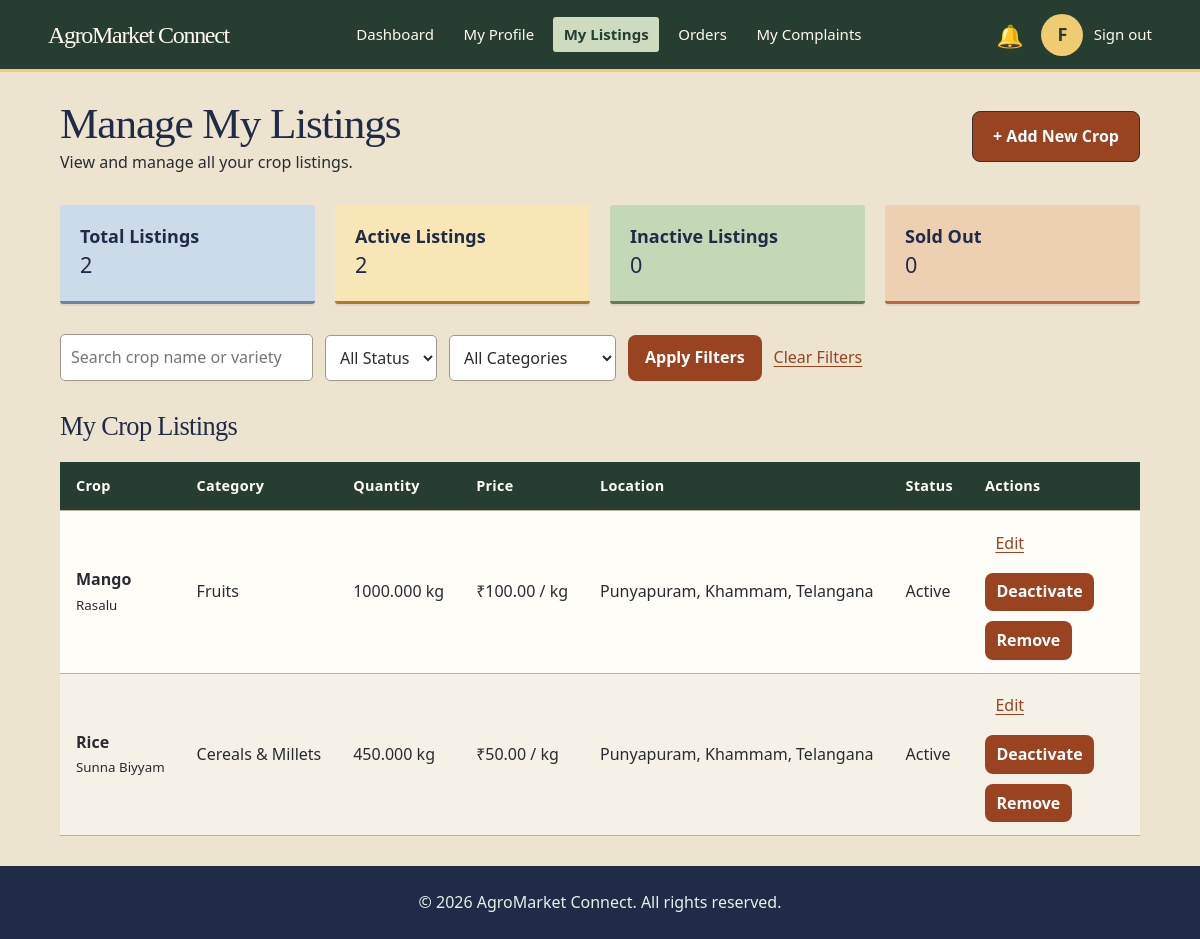
The app's page /farmer/manage_listings.php (signed in) with its own data.
### tables this page shows
CREATE TABLE `users` (
    `user_id` bigint(20) UNSIGNED NOT NULL,
    `role` enum('admin', 'farmer', 'buyer') NOT NULL,
    `full_name` varchar(100) NOT NULL,
    `email` varchar(150) DEFAULT NULL,
    `mobile` varchar(15) DEFAULT NULL,
    `password_hash` varchar(255) NOT NULL,
    `account_status` enum(
        'pending',
        'active',
        'suspended',
        'closed'
    ) NOT NULL DEFAULT 'pending',
    `email_verified_at` datetime DEFAULT NULL,
    `mobile_verified_at` datetime DEFAULT NULL,
    `last_login_at` datetime DEFAULT NULL,
    `created_at` datetime NOT NULL DEFAULT current_timestamp(),
    `updated_at` datetime NOT NULL DEFAULT current_timestamp(),
    `token` varchar(64) DEFAULT NULL,
    `username` varchar(50) NOT NULL,
    `last_login` datetime DEFAULT NULL
);

CREATE TABLE `crop_listings` (
    `listing_id` bigint(20) UNSIGNED NOT NULL,
    `farmer_id` bigint(20) UNSIGNED NOT NULL,
    `category_id` int(10) UNSIGNED NOT NULL,
    `crop_name` varchar(120) NOT NULL,
    `variety` varchar(120) DEFAULT NULL,
    `description` text DEFAULT NULL,
    `quantity_available` decimal(12, 3) NOT NULL,
    `quantity_unit` varchar(20) NOT NULL,
    `price_per_unit` decimal(12, 2) NOT NULL,
    `minimum_order_quantity` decimal(12, 3) DEFAULT NULL,
    `quality_grade` varchar(50) DEFAULT NULL,
    `harvest_date` date DEFAULT NULL,
    `available_from` date DEFAULT NULL,
    `available_until` date DEFAULT NULL,
    `listing_status` enum(
        'available',
        'paused',
        'sold_out',
        'removed'
    ) NOT NULL DEFAULT 'available',
    `created_at` datetime DEFAULT current_timestamp(),
    `updated_at` datetime DEFAULT current_timestamp() ON UPDATE current_timestamp()
);

CREATE TABLE `crop_categories` (
    `category_id` int(10) UNSIGNED NOT NULL,
    `category_name` varchar(100) NOT NULL,
    `description` text DEFAULT NULL,
    `is_active` tinyint(1) NOT NULL DEFAULT 1,
    `created_at` datetime DEFAULT current_timestamp()
);

### farmer/includes/header.php (called while the page is built, shortened)
<?php
$headerRole = "farmer";
$headerUser = $headerFarmer ?? [];
require __DIR__ . "/../../includes/portal-header.php";

### includes/html.php (called while the page is built)
<?php
function e($value)
{
    return htmlspecialchars((string) ($value ?? ""), ENT_QUOTES, "UTF-8");
}

### includes/notifications.php (called while the page is built, shortened)
<?php
function unreadNotificationCount(mysqli $link, int $userId): int
{
    $stmt = $link->prepare("SELECT COUNT(*) FROM notifications WHERE user_id = ? AND is_read = 0");
    $stmt->bind_param("i", $userId);
    $stmt->execute();
    $stmt->bind_result($count);
    return (int) $count;
}

### farmer/manage_listings.php (the view, shortened to what this page needs)
<?php
    require_once __DIR__ . "/../config/db.php";
    $farmerId = (int) $_SESSION['user_id'];
    require_once __DIR__ . "/../includes/html.php";
    $farmerSql = "SELECT full_name, email, mobile
              FROM users
              WHERE user_id = ? AND role = 'farmer'
              LIMIT 1";
    $stmt = mysqli_prepare($link, $farmerSql);
    mysqli_stmt_bind_param($stmt, "i", $farmerId);
    mysqli_stmt_execute($stmt);
    $farmerResult = mysqli_stmt_get_result($stmt);
    $farmer       = mysqli_fetch_assoc($farmerResult) ?: [];
    $listingStats = [
    "total_listings"    => 0,
    "active_listings"   => 0,
    "inactive_listings" => 0,
    "sold_out_listings" => 0,
    ];
    $statsSql = "SELECT
                COUNT(*) AS total_listings,
                COALESCE(SUM(listing_status = 'available'), 0) AS active_listings,
                COALESCE(SUM(listing_status = 'paused'), 0) AS inactive_listings,
                COALESCE(SUM(listing_status = 'sold_out'), 0) AS sold_out_listings
             FROM crop_listings
             WHERE farmer_id = ?
             AND listing_status <> 'removed'";
    $stmt = mysqli_prepare($link, $statsSql);
    mysqli_stmt_bind_param($stmt, "i", $farmerId);
    mysqli_stmt_execute($stmt);
    $statsResult  = mysqli_stmt_get_result($stmt);
    $listingStats = mysqli_fetch_assoc($statsResult) ?: $listingStats;
    $search         = trim($_GET['search'] ?? "");
    $statusFilter   = $_GET['status'] ?? "";
    $allowedStatuses = [
    "available",
    "paused",
    "sold_out",
    ];
    if (! in_array($statusFilter, $allowedStatuses, true)) {
    $statusFilter = "";
    }
    $categoryId = 0;
    $listings = [];
    $searchPattern = "%" . $search . "%";
    $listingsSql = "SELECT
                    cl.listing_id,
                    cl.crop_name,
                    cl.variety,
                    cl.quantity_available,
                    cl.quantity_unit,
                    cl.price_per_unit,
                    cl.listing_status,
                    cl.created_at,
                    cc.category_name,
                    fp.village,
                    fp.district,
                    fp.state
                FROM crop_listings AS cl
                INNER JOIN crop_categories AS cc
                    ON cl.category_id = cc.category_id
                LEFT JOIN farmer_profiles AS fp
                    ON cl.farmer_id = fp.farmer_id
                WHERE cl.farmer_id = ?
                AND cl.listing_status <> 'removed'
                AND (
                    ? = ''
                    OR cl.crop_name LIKE ?
                    OR cl.variety LIKE ?
                )
                AND (
                    ? = ''
                    OR cl.listing_status = ?
                )
                AND (
                    ? = 0
                    OR cl.category_id = ?
                )
                ORDER BY cl.created_at DESC, cl.listing_id DESC";
    $stmt = mysqli_prepare($link, $listingsSql);
    mysqli_stmt_bind_param(
    $stmt,
    "isssssis",
    $farmerId,
    $search,
    $searchPattern,
    $searchPattern,
    $statusFilter,
    $statusFilter,
    $categoryId,
    $categoryId
    );
    mysqli_stmt_execute($stmt);
    $listingsResult = mysqli_stmt_get_result($stmt);
    while ($row = mysqli_fetch_assoc($listingsResult)) {
    $listings[] = $row;
    }
?>
<!DOCTYPE html>
<html lang="en">
<head>
    <link rel="stylesheet" href="farmer.css">
</head>
<body>
    <?php
    $activePage = "manage_listings.php";
    $headerFarmer = $farmer;
    require __DIR__ . "/includes/header.php";
    ?>
    <main class="listings-container">
        <div class="listings-heading">
            <div>
                <h1>Manage My Listings</h1>
                <p>View and manage all your crop listings.</p>
            </div>
            <a href="add_crop.php" class="add-crop-link">
                + Add New Crop
            </a>
        </div>
        <section class="listing-summary">
            <div>
                <h3>Total Listings</h3>
                <p><?php echo (int) $listingStats['total_listings']; ?></p>
            </div>
            <div>
                <h3>Active Listings</h3>
                <p><?php echo (int) $listingStats['active_listings']; ?></p>
            </div>
            <div>
                <h3>Inactive Listings</h3>
                <p><?php echo (int) $listingStats['inactive_listings']; ?></p>
            </div>
            <div>
                <h3>Sold Out</h3>
                <p><?php echo (int) $listingStats['sold_out_listings']; ?></p>
            </div>
        </section>
        <section class="listing-filters">
            <form method="GET" action="manage_listings.php">
                <input
                    type="search"
                    name="search"
                    placeholder="Search crop name or variety"
                    value="<?php echo e($search); ?>">
                <select name="status">
                    <option value="">All Status</option>
                </select>
                <select name="category">
                    <option value="">All Categories</option>
                </select>
                <button type="submit">Apply Filters</button>
                <a href="manage_listings.php">Clear Filters</a>
            </form>
        </section>
        <section class="listings-table-section">
            <h2>My Crop Listings</h2>
            <div class="table-wrapper">
                <table>
                    <thead>
                        <tr>
                            <th>Crop</th>
                            <th>Category</th>
                            <th>Quantity</th>
                            <th>Price</th>
                            <th>Location</th>
                            <th>Status</th>
                            <th>Actions</th>
                        </tr>
                    </thead>
                    <tbody>
                        <?php if (! empty($listings)): ?>
                            <?php foreach ($listings as $listing): ?>
                                <tr>
                                    <td>
                                        <strong><?php echo e($listing['crop_name']); ?></strong>
                                        <?php if (! empty($listing['variety'])): ?>
                                            <br>
                                            <small><?php echo e($listing['variety']); ?></small>
                                        <?php endif; ?>
                                    </td>
                                    <td>
                                        <?php echo e($listing['category_name']); ?>
                                    </td>
                                    <td>
                                        <?php echo e($listing['quantity_available']); ?>
                                        <?php echo e($listing['quantity_unit']); ?>
                                    </td>
                                    <td>
                                        ₹<?php echo number_format((float) $listing['price_per_unit'], 2); ?>
                                        / <?php echo e($listing['quantity_unit']); ?>
                                    </td>
                                    <td>
                                        <?php
                                            $locationParts = array_filter([
                                                $listing['village'] ?? "",
                                                $listing['district'] ?? "",
                                                $listing['state'] ?? "",
                                            ]);
                                            echo ! empty($locationParts)
                                                ? e(implode(", ", $locationParts))
                                                : "Location unavailable";
                                        ?>
                                    </td>
                                    <td>
                                        <?php
                                            $statusLabels = [
                                                "available" => "Active",
                                                "paused"    => "Inactive",
                                                "sold_out"  => "Sold Out",
                                            ];
                                            echo e($statusLabels[$listing['listing_status']] ?? $listing['listing_status']);
                                        ?>
                                    </td>
                                    <td>
                                        <div class="listing-actions">
                                        <a href="edit_crop.php?id=<?php echo (int) $listing['listing_id']; ?>">
                                            Edit
                                        </a>
                                        <?php if ($listing['listing_status'] === "available"): ?>
                                            <form method="POST" action="manage_listings.php">
                                                <button type="submit">
                                                    Deactivate
                                                </button>
                                            </form>
                                        <?php else: ?>
                                            <span>Sold Out</span>
                                        <?php endif; ?>
                                        <form method="POST"
                                            action="manage_listings.php"
                                            data-confirm="Are you sure you want to remove this listing?">
                                            <button type="submit">
                                                Remove
                                            </button>
                                        </form>
                                    </div>
                                    </td>
                                </tr>
                            <?php endforeach; ?>
                        <?php endif; ?>
                    </tbody>
                </table>
            </div>
        </section>
    </main>
    <footer>
        <p>&copy; 2026 AgroMarket Connect. All rights reserved.</p>
    </footer>
</body>
</html>

### includes/portal-header.php (shortened to what this page needs)
<?php
require_once __DIR__ . "/html.php";
require_once __DIR__ . "/notifications.php";
$headerUnread = $unreadCount ?? unreadNotificationCount($link, (int) $_SESSION['user_id']);
$headerName = $headerUser['full_name'] ?? $_SESSION['full_name'] ?? ucfirst($headerRole);
$headerInitial = strtoupper(substr(trim($headerName), 0, 1)) ?: strtoupper($headerRole[0]);
?>
<header class="<?= e($headerRole) ?>-header">
    <div class="header-left">
        <h2>AgroMarket Connect</h2>
    </div>
    <div class="header-right">
        <div class="notification-menu">
            <a href="notifications.php" class="notification-bell"
               aria-label="Notifications, <?= (int) $headerUnread ?> unread"
               <?= $activePage === "notifications.php" ? 'aria-current="page"' : '' ?>>
                <span class="bell-icon" aria-hidden="true">🔔</span>
            </a>
        </div>
        <div class="profile-menu">
            <button type="button" class="profile-avatar" id="profileToggle"
                    aria-label="Open profile details" aria-expanded="false" aria-controls="profilePopup">
                <?= e($headerInitial) ?>
            </button>
        </div>
        <?php require __DIR__ . '/signout.php'; ?>
    </div>
</header>

### farmer/farmer.css (style rules this page uses)
* { margin: 0; padding: 0; box-sizing: border-box; }
body { width: 100%; min-height: 100vh; font-family: Arial, sans-serif; }
.farmer-header { display: flex; align-items: center; justify-content: space-between; padding: 15px 5%; gap: 25px; position: relative; z-index: 100; }
.header-left h2 { margin: 0; white-space: nowrap; }
.header-right { display: flex; align-items: center; gap: 15px; }
.profile-menu { position: relative; }
.profile-avatar { width: 42px; height: 42px; border-radius: 50%; border: 1px solid #ccc; cursor: pointer; font-size: 18px; font-weight: bold; }
.notification-menu { position: relative; }
.notification-bell { position: relative; display: flex; align-items: center; justify-content: center; padding: 8px; border: none; background: transparent; color: inherit; font-size: 22px; cursor: pointer; text-decoration: none; }
.listings-container { width: 90%; margin: 30px auto; }
.listings-heading { display: flex; justify-content: space-between; align-items: center; gap: 20px; }
.add-crop-link { padding: 12px 20px; text-decoration: none; border: 1px solid #333; }
.listing-summary { display: grid; grid-template-columns: repeat(4, 1fr); gap: 20px; margin: 30px 0; }
.listing-summary div { padding: 20px; border: 1px solid #ccc; }
.listing-filters { display: flex; gap: 15px; margin: 25px 0; }
.listing-filters input, .listing-filters select { padding: 10px; }
.listings-table-section { margin-top: 30px; }
.table-wrapper { width: 100%; overflow-x: auto; }
.listings-table-section table, .orders-table-section table { width: 100%; border-collapse: collapse; margin-top: 20px; }
.listings-table-section th, .listings-table-section td, .orders-table-section th, .orders-table-section td { padding: 15px; border: 1px solid #ccc; text-align: left; white-space: nowrap; }
.listings-table-section button, .orders-table-section button { padding: 7px 10px; cursor: pointer; }
.table-wrapper td .listing-actions,.listing-actions { display:flex;align-items:center;flex-wrap:wrap;gap:.65rem .9rem;min-width:10rem; }
.listing-actions > form { margin:0;padding:0 }
.listing-actions :is(a,button) { display:inline-flex;align-items:center;min-height:2.4rem;padding:.35rem .65rem }

### records on screen
users: full_name "F"
crop_listings: crop_name "Mango", variety "Rasalu", category.category_name "Fruits", quantity_available "1000.000", quantity_unit "kg", price_per_unit "100.00", locationParts "Punyapuram, Khammam, Telangana", listing_status "Active"
crop_listings: crop_name "Rice", variety "Sunna Biyyam", category.category_name "Cereals & Millets", quantity_available "450.000", quantity_unit "kg", price_per_unit "50.00", locationParts "Punyapuram, Khammam, Telangana", listing_status "Active"

### other values on screen
$listingStats['total_listings'] "2"
$listingStats['active_listings'] "2"
$listingStats['inactive_listings'] "0"
$listingStats['sold_out_listings'] "0"
